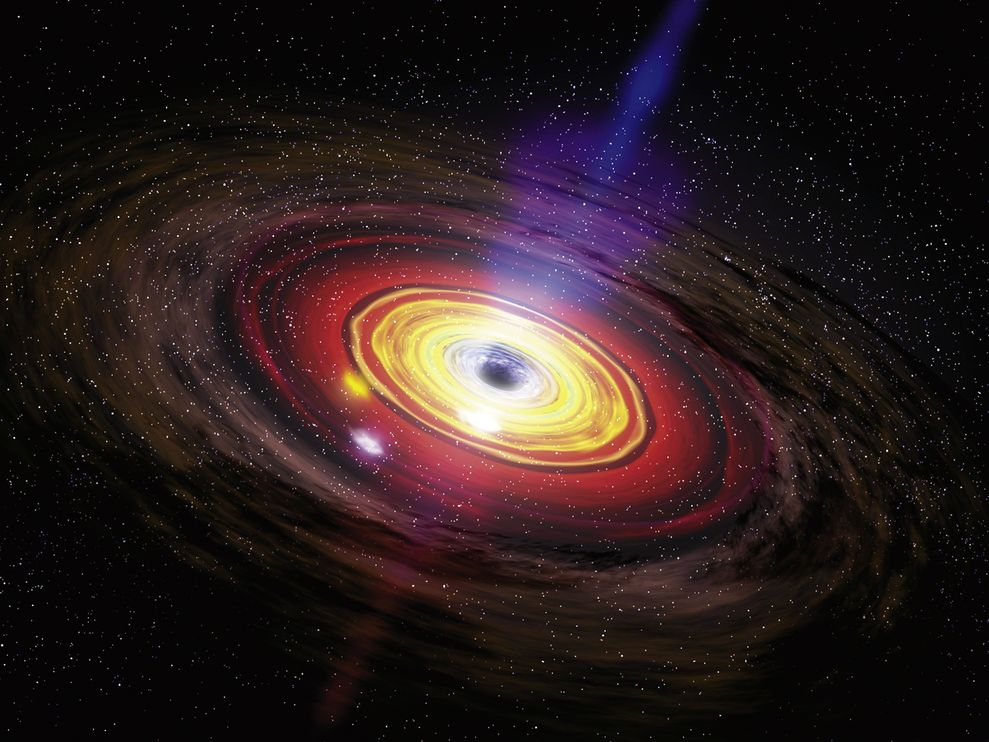
#> input picture spaceimage.jpg, 989 x 742 px
$ python practice07.py
#> lines starting #> are read from the running program, lines starting #| are printed output that depends on the picture
# -*- coding: utf-8 -*-
"""
Created on Mon Feb 06 17:16:09 2017

@author: USER
"""

import cv2
import numpy as np
from matplotlib import pyplot as plt

Image = cv2.imread('spaceimage.jpg')
#> Image is the input picture: shape (742, 989, 3); mean B, G, R 29, 28.8, 42.5


kernel = cv2.getStructuringElement(cv2.MORPH_RECT,(5,5))
# kernel = cv2.getStructuringElement(cv2.MORPH_ELLIPSE,(5,5))
# kernel = cv2.getStructuringElement(cv2.MORPH_CROSS,(5,5))

erosion = cv2.erode(Image,kernel,iterations = 1)
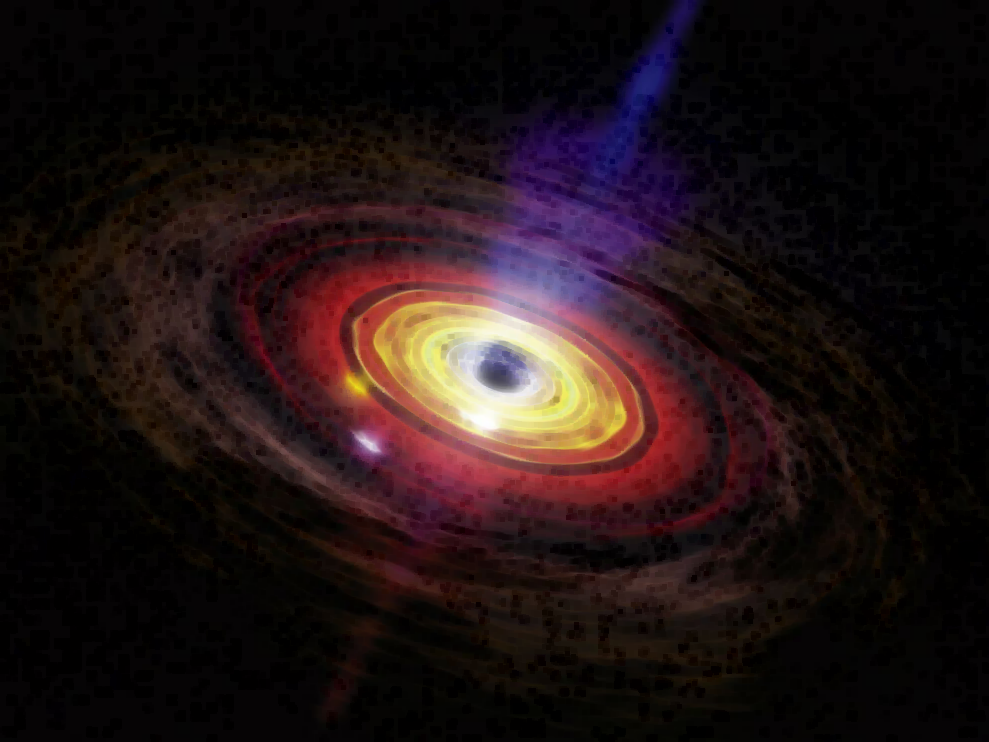
#> erosion: shape (742, 989, 3); mean B, G, R 20, 19.4, 32.6
dilation = cv2.dilate(Image,kernel,iterations = 1)
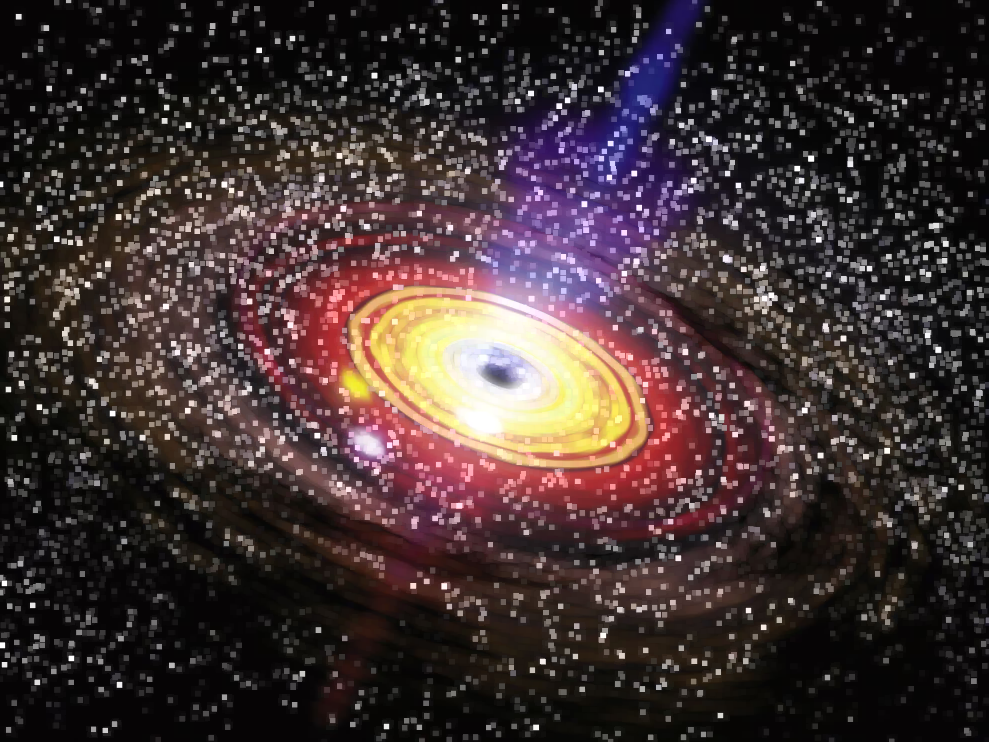
#> dilation: shape (742, 989, 3); mean B, G, R 50.8, 50.7, 64.6
opening = cv2.morphologyEx(Image, cv2.MORPH_OPEN, kernel)
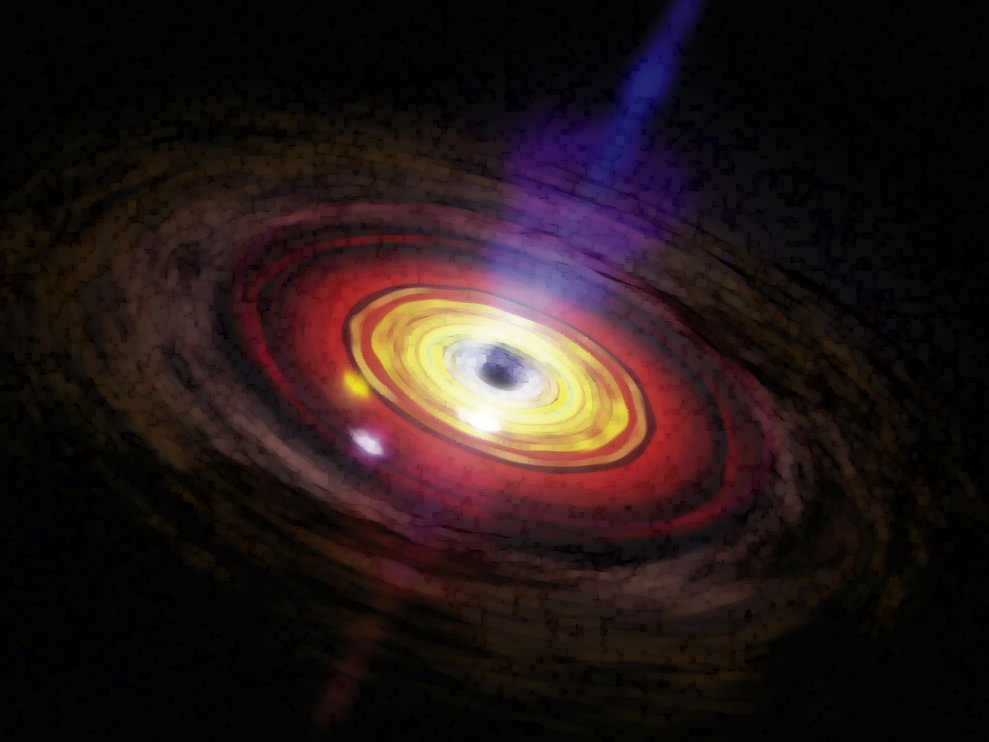
#> opening: shape (742, 989, 3); mean B, G, R 23.7, 23.5, 37.4
closing = cv2.morphologyEx(Image, cv2.MORPH_CLOSE,kernel)
gradient = cv2.morphologyEx(Image, cv2.MORPH_GRADIENT, kernel)
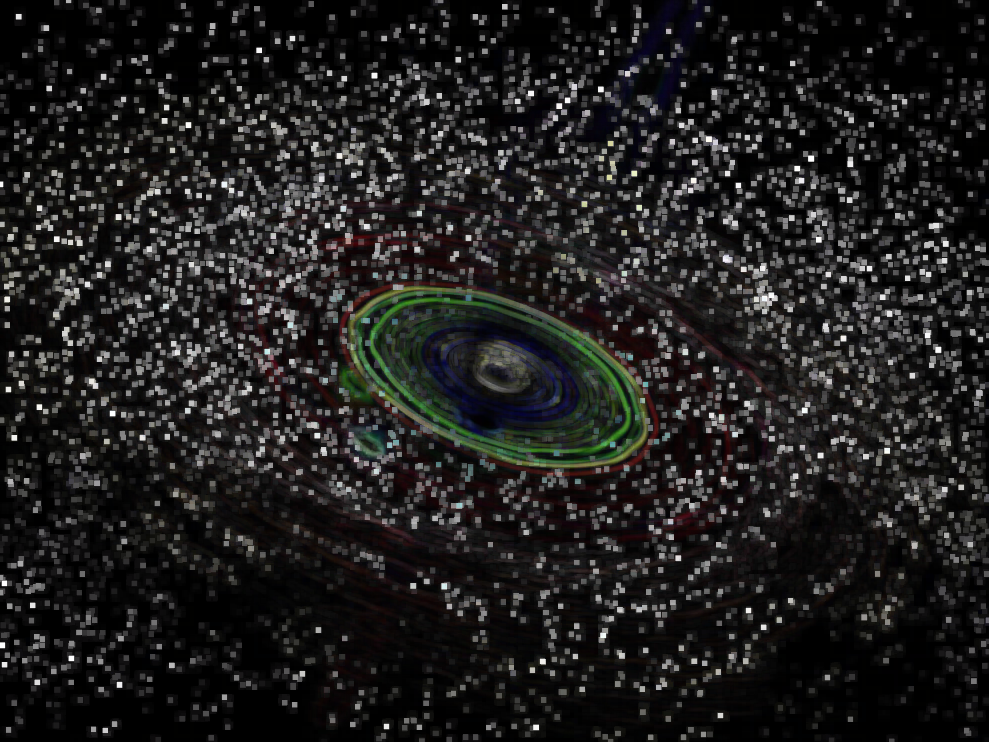
#> gradient: shape (742, 989, 3); mean B, G, R 30.7, 31.3, 32
tophat = cv2.morphologyEx(Image, cv2.MORPH_TOPHAT, kernel)
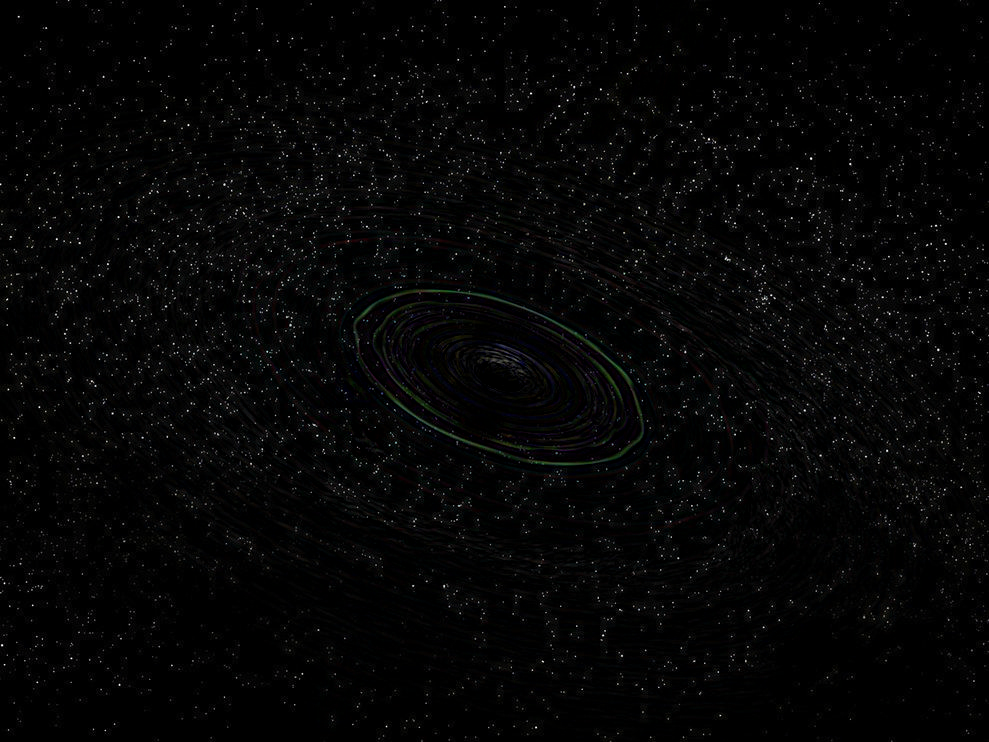
#> tophat: shape (742, 989, 3); mean B, G, R 5.3, 5.3, 5.2
blackhat = cv2.morphologyEx(Image, cv2.MORPH_BLACKHAT, kernel)
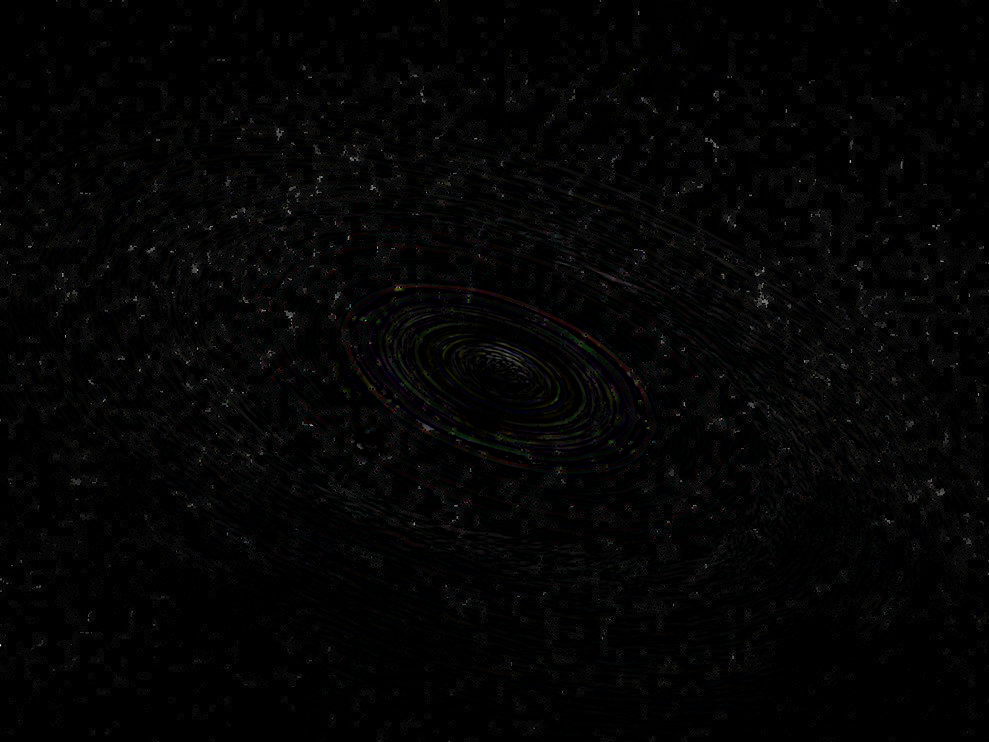
#> blackhat: shape (742, 989, 3); mean B, G, R 4.2, 4.2, 4.2

images =[Image, erosion, opening, dilation, closing, gradient, tophat, blackhat]
titles =['Image','Erosion','Opening','Dilation','Closing', 'Gradient', 'Tophat','Blackhot']

for i in xrange(8):
    plt.subplot(2,4,i+1),plt.imshow(images[i]),plt.title(titles[i])
    plt.xticks([]),plt.yticks([])

plt.show()
#> figure, not shown here; B, G, R data is drawn as R, G, B
